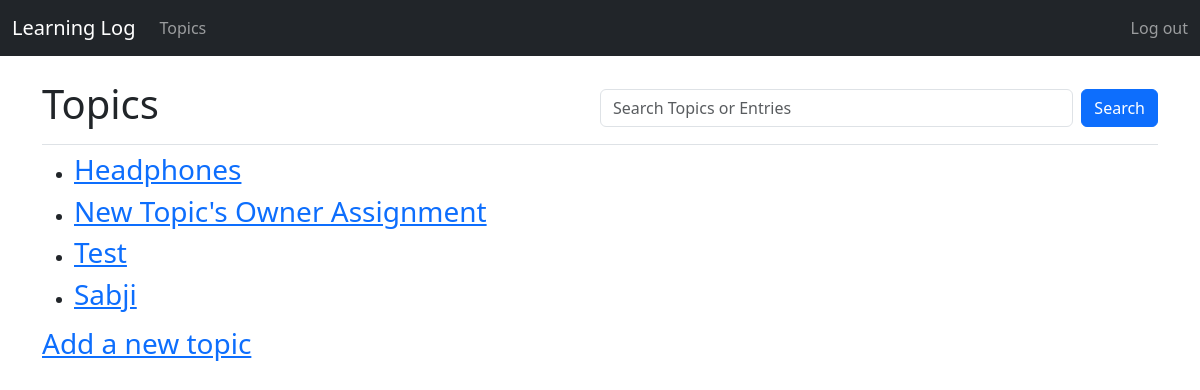
Page /topics/ (signed in) on the earlier database version.
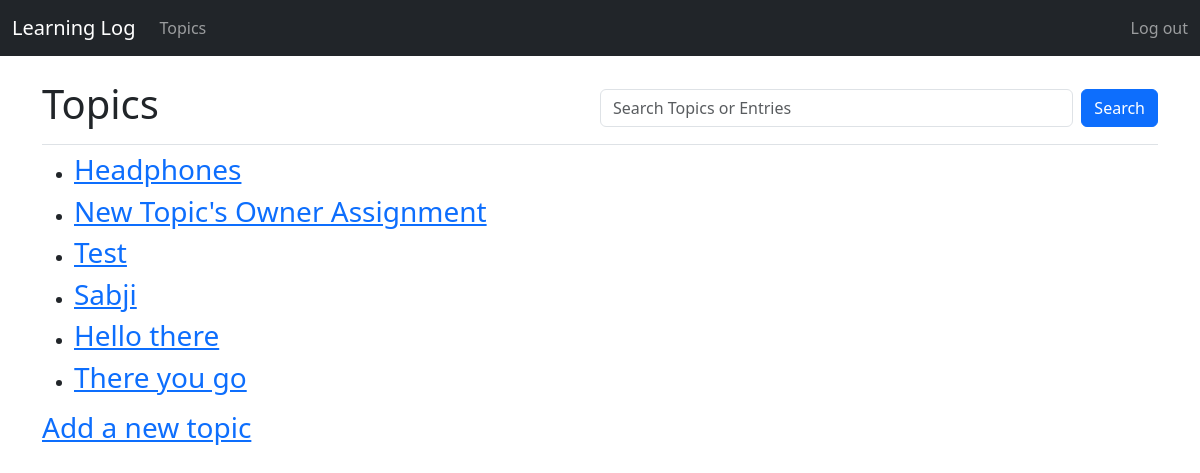
Same page on the later database version.
### learning_logs/models.py (models this page shows)
class Topic(models.Model):
    text = models.CharField(max_length=200)
    date_added = models.DateTimeField(auto_now_add=True)
    owner = models.ForeignKey(User, on_delete=models.CASCADE) # 2. Add the owner field
    def __str__(self):
        return self.text

### learning_logs/views.py (the view)
# urls.py: path('topics/', views.topics, name='topics'),
@login_required
def topics(request):
    topics = Topic.objects.filter(owner=request.user).order_by('date_added')
    context = {'topics': topics}
    return render(request, 'learning_logs/topics.html', context)

### learning_logs/templates/learning_logs/topics.html
{% extends "learning_logs/base.html" %}
{% block page_header %}
  <div class="d-flex justify-content-between align-items-center">
    <h1>Topics</h1>
    <form class="d-flex w-50" action="{% url 'learning_logs:search_results' %}" method="get">
      <input class="form-control me-2" type="search" name="q" placeholder="Search Topics or Entries" aria-label="Search">
      <button class="btn btn-primary" type="submit">Search</button>
    </form>
  </div>
{% endblock page_header %}
{% block content %}
  <ul>
    {% for topic in topics %}
      <li>
        <h3>
          <a href="{% url 'learning_logs:topic' topic.id %}">{{ topic }}</a>
        </h3>
      </li>
    {% empty %}
      <li><h3>No topics have been added yet.</h3></li>
    {% endfor %}
  </ul>
  <h3>
    <a href="{% url 'learning_logs:new_topic' %}">Add a new topic</a>
  </h3>
{% endblock content %}

Differences in the rows shown:
added Topic: text "Hello there"
added Topic: text "There you go"
